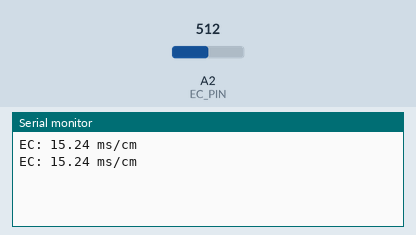
A sketch run on a simulated Arduino Uno, built with avr-gcc and run on an emulated ATmega328P. Parts: the last lines printed to the serial monitor. Inputs (shaded band) come from the test bench; at power-on: A2 (EC_PIN) = 512.

Above: at 2.8 s.
2.9 s: A2 (EC_PIN) set to 716
At 3.8 s:
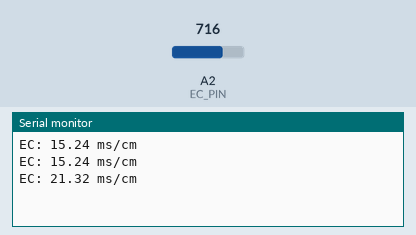
4.4 s: A2 (EC_PIN) set to 900
At 5.8 s:
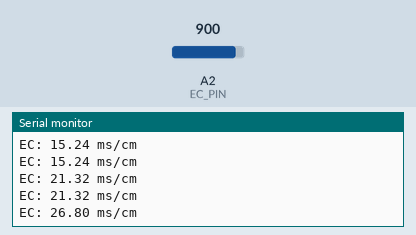
Timing chart, 0 to 7.4 s (numbered marks = the images above; inputs shaded):
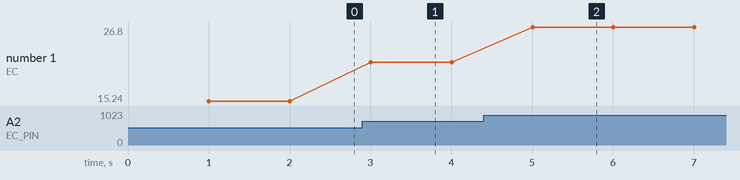

Measured:
- after the input at 2.9 s, the serial monitor: prints a new line after 0.10 s (image 1)
- after the input at 4.4 s, the serial monitor: prints a new line after 0.61 s (image 2)
- plotted number 1: 15.24 → 21.32 after the input at 2.9 s, 21.32 → 26.8 after the input at 4.4 s

The sketch:

EC.ino
```cpp
#include "DFRobot_EC.h"
#include <EEPROM.h>

#define EC_PIN A2
float voltageEC, ecValue, temperature = 25;  // Temperature is set to a default of 25°C (you can update this with your actual temp sensor)
DFRobot_EC ec;

void setup()
{
    Serial.begin(115200);
    ec.begin();  // Initialize the EC sensor
}

void loop()
{
    static unsigned long timepoint = millis();
    if(millis() - timepoint > 1000U)  // Time interval: 1s
    {
        timepoint = millis();
        voltageEC = analogRead(EC_PIN) / 1024.0 * 5000;  // Read the EC sensor voltage
        ecValue = ec.readEC(voltageEC, temperature);     // Convert the voltage to EC with temperature compensation
        Serial.print("EC: ");
        Serial.print(ecValue, 2);  // Print EC value
        Serial.println(" ms/cm");
    }
}
```
